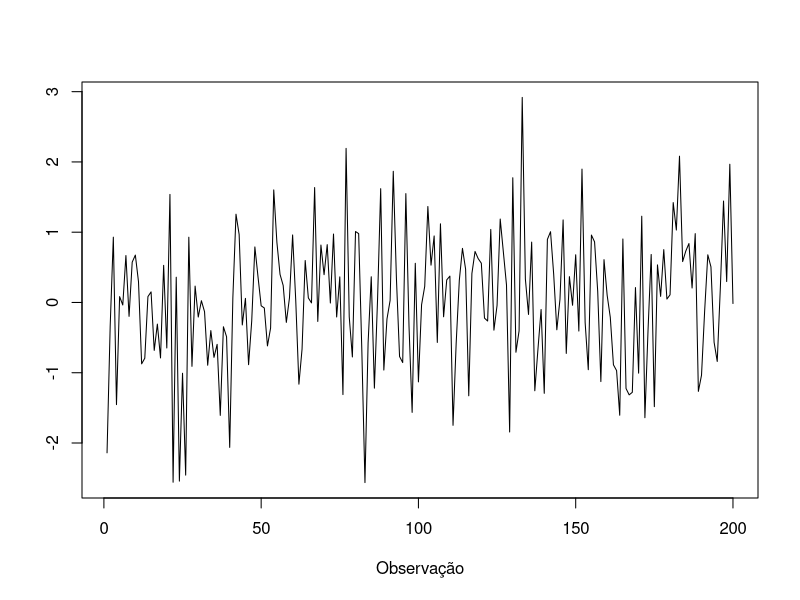
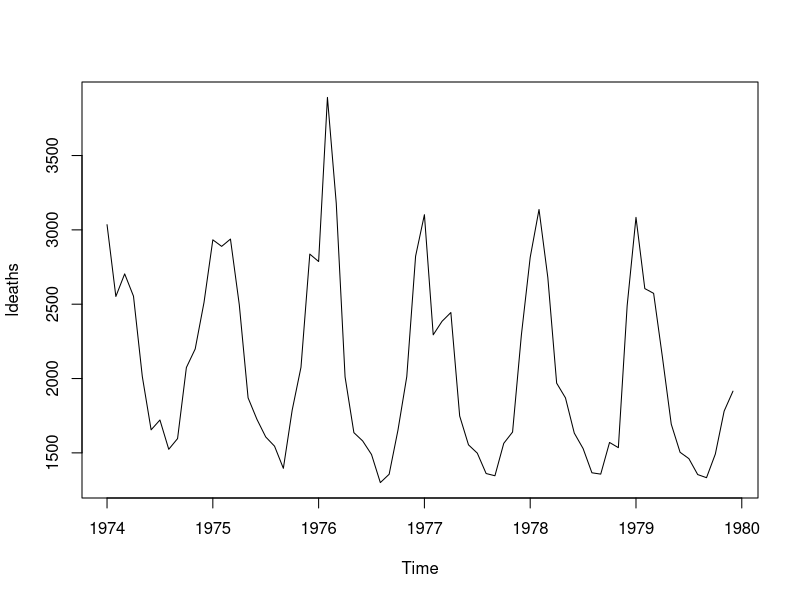
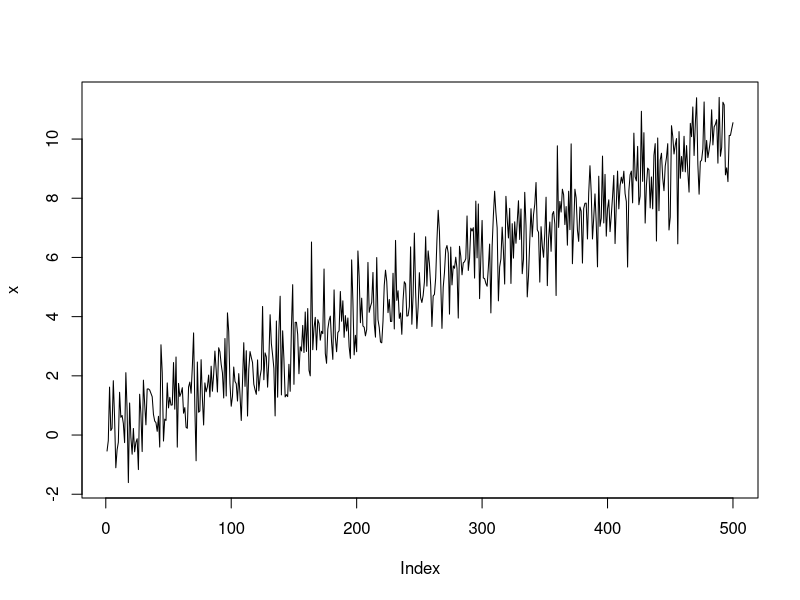
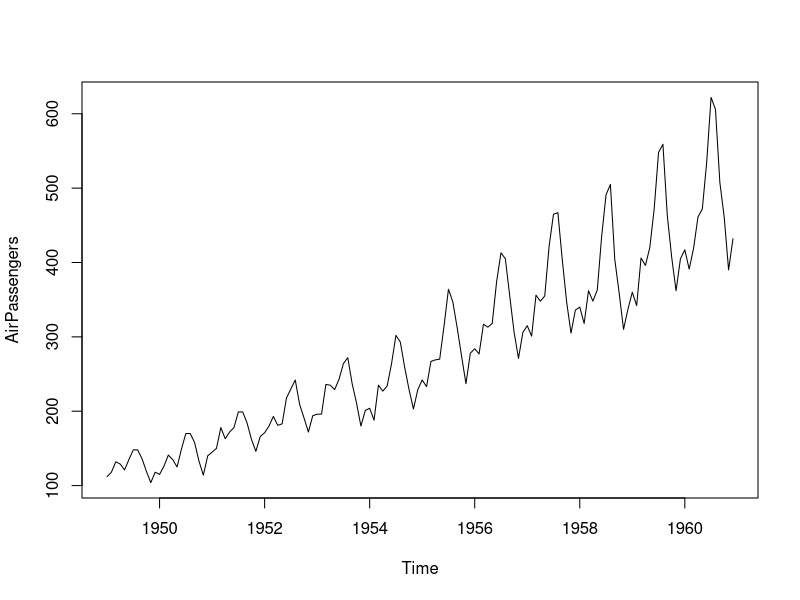
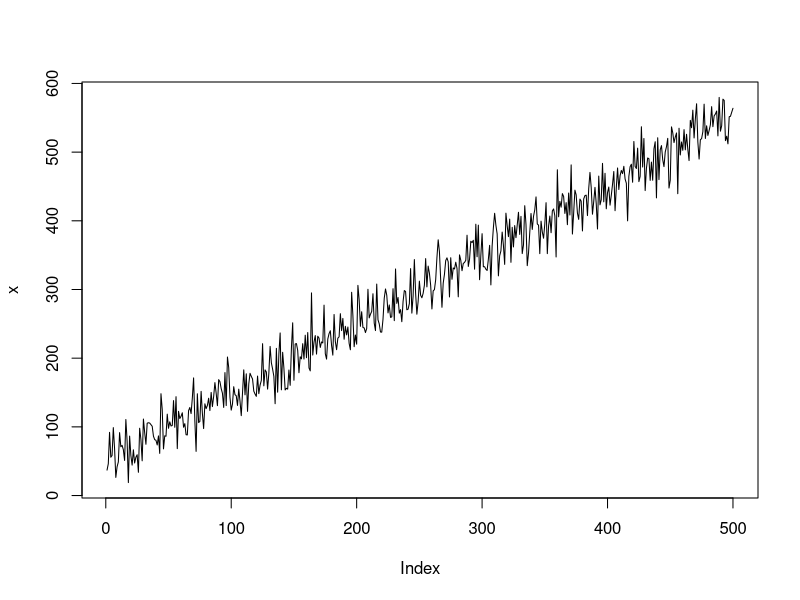

Write R code to recreate these figures, in order. (Note: this script raises an error after producing the figures.)
# serie sem sazonalidade ou tendencia
plot(rnorm(200, mean = 0, sd = 1), type = "l", xlab = "Observação", ylab = "")


# serie com sazonalidade e sem tendencia
plot(ldeaths)


# serie com tendencia e sem sazonalidade
x <- 1:500
set.seed(123)
x <- x/50 + rnorm(500)
plot(x, type = "l")


# serie com sazonalidade e tendencia
data("AirPassengers")
plot(AirPassengers)


# simulando uma série de modelo aditivo
set.seed(123)
x <- 1:500 + c(rnorm(250, 50, 25), rnorm(250, 50, 25))
plot(x, type = "l")


# modelo multiplicativo
a <- rep(1, 500)
b <- 1:500/8
set.seed(123)
x2 <- pmap(list(a, b), rnorm, mean = 0) %>% as.numeric()
x <- 1:500 + x2
plot(x, type = "l")

#decomposição média móvel
energia <- BETSget(1404)

plot(energia)
ma(energia, 3) %>% lines(col = "red", lwd = 1)

ma(energia, 12) %>% lines(col = "blue", lwd = 2)
ma(energia, 24) %>% lines(col = "green", lwd = 3)


#decomposição STL
energia %>% 
  stl(s.window = "periodic") %>% 
  plot

